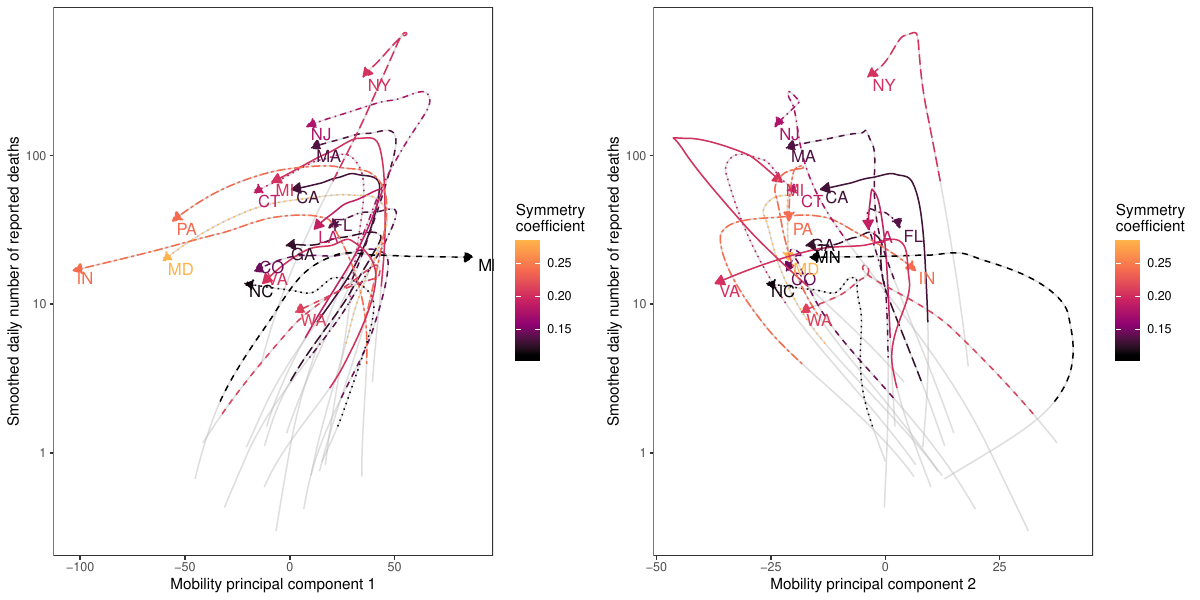

The R source for this figure:
source("national_deaths_metric.R")

us_death_fit_all <- lapply(split(us_death_filter, us_death_filter$region), function(x) {
  print(x$region[1])
  pp <- data.frame(
    day=seq(min(x$day), max(x$day), by=0.01)
  )
  
  lfit <- loess(log(deaths)~day, data=x)
  
  pred <- unname(exp(predict(lfit, newdata=pp)))
  
  data.frame(
    region=x$region[1],
    day=seq(min(x$day), max(x$day), by=0.01),
    pred=pred
  )
}) %>%
  bind_rows


mobility <- read.csv("Global_Mobility_Report.csv")

mobility_US <- mobility %>%
  filter(
    country_region=="United States",
    sub_region_1 %in% state.name[match(unique(us_death_fit0$region), state.abb)]
  ) %>%
  mutate(
    region=state.abb[match(sub_region_1, state.name)],
    day=yday(date)
  )

phasedata_pca <- lapply(unique(mobility_US$region), function(x) {
  dd0 <- us_death_fit0 %>% filter(region==x)
  dd1 <- us_death_fit_all %>% filter(region==x)
  
  dd2 <- mobility_US %>% 
    filter(region==x, sub_region_2=="")
  
  dd3 <- dd2 %>%
    arrange(date) %>%
    dplyr::select(retail_and_recreation_percent_change_from_baseline, grocery_and_pharmacy_percent_change_from_baseline,
                  parks_percent_change_from_baseline, transit_stations_percent_change_from_baseline,
                  workplaces_percent_change_from_baseline, residential_percent_change_from_baseline)
  
  pc <- prcomp(dd3)
  
  print(summary(pc)[[6]])
  
  pp <- data.frame(
    day=seq(min(dd1$day), max(dd1$day), by=0.01)
  )
  
  fitdata1 <- data.frame(
    day=sort(dd2$day),
    resp=pc$x[,1]
  )
  
  fitdata2 <- data.frame(
    day=sort(dd2$day),
    resp=pc$x[,2]
  )
  
  lfit1 <- loess(resp~day, data=fitdata1)
  lfit2 <- loess(resp~day, data=fitdata2)
  
  pred1 <- unname(predict(lfit1, newdata=pp))
  pred2 <- unname(predict(lfit2, newdata=pp))
  
  data.frame(
    day=dd1$day,
    deaths=(dd1$pred),
    pc1=pred1,
    pc2=pred2,
    region=dd1$region,
    metric=dd0$metric[1],
    dmin=min(dd0$day),
    dmax=max(dd0$day)
  )  
}) %>%
  bind_rows

phasedata_pca2 <- phasedata_pca %>%
  group_by(region) %>%
  filter(
    day <= dmax
  )

phasedata_pca3 <- phasedata_pca %>%
  group_by(region) %>%
  filter(
    day <= dmax, day >= dmin
  )

x_end <- phasedata_pca3 %>%
  group_by(region) %>%
  filter(day==max(day))

g1 <- ggplot(phasedata_pca3) +
  geom_path(data=phasedata_pca2, aes(pc1, deaths, group=region),
            col="gray", alpha=0.5) +
  geom_path(aes(pc1, deaths, group=region, col=metric, lty=region),
            arrow = arrow(length = unit(0.1, "inches"), type = "closed")) +
  geom_dl(data=x_end, aes(pc1, deaths, label=region, col=metric), method=list("last.bumpup", hjust=-0.1, vjust=1.2)) +
  scale_x_continuous("Mobility principal component 1", limits=c(-110, 100)) +
  scale_y_log10("Smoothed daily number of reported deaths") +
  scale_color_gradientn("Symmetry\ncoefficient", colors=c("black", "#8a0072", "#cf2661", "#f66d4e", "#ffb34a")) +
  scale_fill_gradientn("Symmetry\ncoefficient", colors=c("black", "#8a0072", "#cf2661", "#f66d4e", "#ffb34a")) +
  scale_linetype_manual(values=c(1:9, 1:9), guide=FALSE) +
  theme(
    panel.grid = element_blank(),
    strip.background = element_blank()
  )

g2 <- ggplot(phasedata_pca3) +
  geom_path(data=phasedata_pca2, aes(pc2, deaths, group=region),
            col="gray", alpha=0.5) +
  geom_path(aes(pc2, deaths, group=region, col=metric, lty=region),
            arrow = arrow(length = unit(0.1, "inches"), type = "closed")) +
  geom_dl(data=x_end, aes(pc2, deaths, label=region, col=metric), method=list("last.bumpup", hjust=-0.1, vjust=1.2)) +
  scale_x_continuous("Mobility principal component 2") +
  scale_y_log10("Smoothed daily number of reported deaths") +
  scale_color_gradientn("Symmetry\ncoefficient", colors=c("black", "#8a0072", "#cf2661", "#f66d4e", "#ffb34a")) +
  scale_fill_gradientn("Symmetry\ncoefficient", colors=c("black", "#8a0072", "#cf2661", "#f66d4e", "#ffb34a")) +
  scale_linetype_manual(values=c(1:9, 1:9), guide=FALSE) +
  theme(
    panel.grid = element_blank(),
    strip.background = element_blank()
  )

gtot <- ggarrange(g1, g2, nrow=1, draw=FALSE)

ggsave("national_deaths_metric_phase_pca.pdf", gtot, width=12, height=6)
